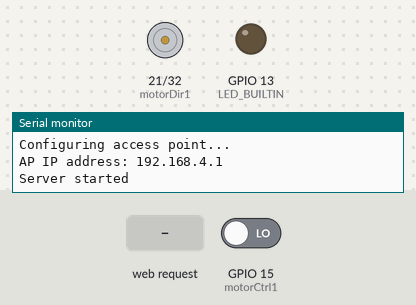
Recording of a sketch running on a simulated ESP32. Parts: motor-driver pin pairs drawn as motors (green arrow = first pin HIGH = forward, orange = second pin HIGH = backward, longer = more drive, scaled by the enable pin), output pins drawn as LEDs (lit = HIGH), the last lines printed to the serial monitor. Inputs (shaded band) come from the test bench; at power-on: GPIO 15 (motorCtrl1) LOW.

Above: at 1.2 s.
1.3 s: HTTP request GET /H received
At 2.5 s:
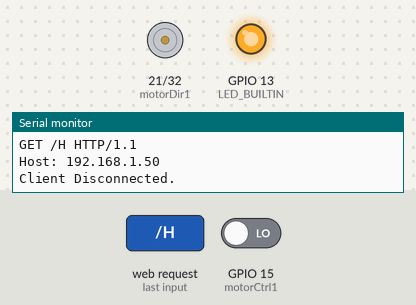
2.8 s: HTTP request GET /D received
4.3 s: HTTP request GET /L received
At 4.7 s:
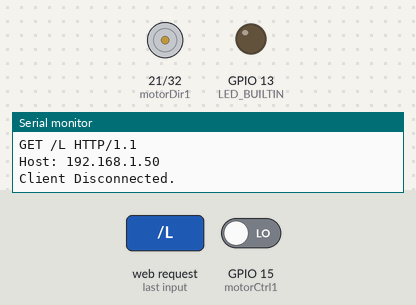
5.8 s: HTTP request GET /O received
At 7.0 s:
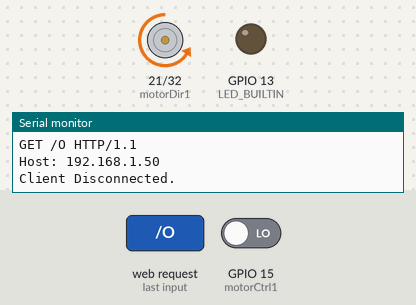
7.3 s: HTTP request GET /H received
At 8.2 s:
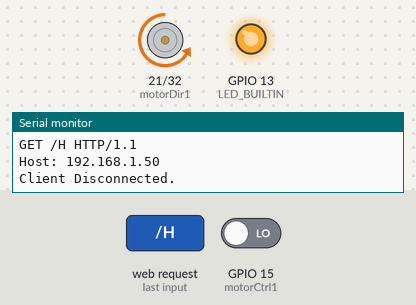
8.8 s: HTTP request GET /D received
At 9.4 s:
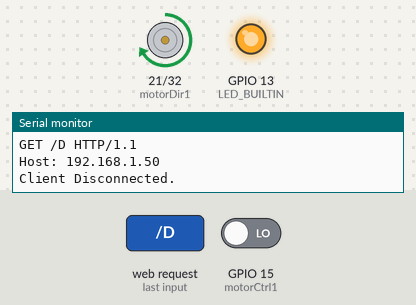
Timing chart, 0 to 11.3 s (numbered marks = the images above; inputs shaded):
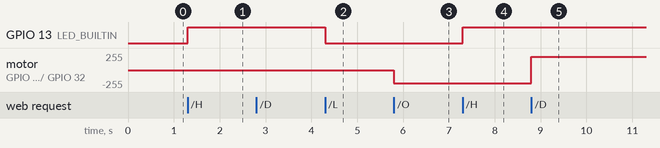

The sketch:

wifitest.ino
```cpp
/*
  WiFiAccessPoint.ino creates a WiFi access point and provides a web server on it.

  Steps:
  1. Connect to the access point "yourAp"
  2. Point your web browser to http://192.168.4.1/H to turn the LED on or http://192.168.4.1/L to turn it off
     OR
     Run raw TCP "GET /H" and "GET /L" on PuTTY terminal with 192.168.4.1 as IP address and 80 as port

  Created for arduino-esp32 on 04 July, 2018
  by Elochukwu Ifediora (fedy0)
*/

#include <WiFi.h>
#include <WiFiClient.h>
#include <WiFiAP.h>

#define LED_BUILTIN 13   // Set the GPIO pin where you connected your test LED or comment this line out if your dev board has a built-in LED
#define EncoderOutput 823

// Set these to your desired credentials.
const char *ssid = "yourAP";
const char *password = "yourPassword";


int motorSpeed = 33;  // PWM pin
int motorDir1  = 21;  // Pin 2 of L293
int motorDir2  = 32;  // Pin 7 of L293
int motorCtrl1 = 15;
int motorCtrl2 = 27;

volatile long int encoder_pos = 0;
volatile long encoderValue = 0;

int interval = 1000;
long PrevTime = 0;
long CurrentTime = 0;
int rpm = 0;

// PWM properties
const int freq = 30000;
const int ledChannel = 0;
const int resolution = 8;


int       motorDirection = 1;//default direction of rotation
const int motorStep = 5;// 5 is 5/255 every time button is pushed
int       motorCurrentSpeed = 200;// variable holding the light output value (initial value) 200 means 200/255
const int minSpeed=20; //Minimum speed of the motor
const int maxSpeed=255; // Maximum speed of the motor
int       motorState=HIGH; //Displays state of motor (HIGH means STOP) and LOW means Start
int       motorSwitch = 1; // Switches the state of motor (1 means HIGH) and 0 means LOW
const int motorStop = 0;

WiFiServer server(80);


void setup() {

  pinMode(LED_BUILTIN, OUTPUT);
  pinMode(motorDir1, OUTPUT);
  pinMode(motorDir2, OUTPUT);
  pinMode(motorSpeed, OUTPUT);

  pinMode(motorCtrl1, INPUT);
  pinMode(motorCtrl2, INPUT);
  attachInterrupt(digitalPinToInterrupt(motorCtrl1), encoder, RISING);

  ledcSetup(ledChannel, freq, resolution);
  ledcAttachPin(motorSpeed, ledChannel);

  digitalWrite(motorDir1,HIGH);
  digitalWrite(motorDir2,LOW);

  Serial.begin(115200);
  Serial.println();
  Serial.println("Configuring access point...");

  // You can remove the password parameter if you want the AP to be open.
  WiFi.softAP(ssid, password);
  IPAddress myIP = WiFi.softAPIP();
  Serial.print("AP IP address: ");
  Serial.println(myIP);
  server.begin();

  Serial.println("Server started");
  PrevTime= millis();
  encoderValue = 0;
}

void loop() {
  WiFiClient client = server.available();   // listen for incoming clients

  if (client) {                             // if you get a client,
    Serial.println("New Client.");           // print a message out the serial port
    String currentLine = "";                // make a String to hold incoming data from the client
    while (client.connected()) {            // loop while the client's connected
      if (client.available()) {             // if there's bytes to read from the client,
        char c = client.read();             // read a byte, then
        Serial.write(c);                    // print it out the serial monitor
        if (c == '\n') {                    // if the byte is a newline character

          // if the current line is blank, you got two newline characters in a row.
          // that's the end of the client HTTP request, so send a response:
          if (currentLine.length() == 0) {
            // HTTP headers always start with a response code (e.g. HTTP/1.1 200 OK)
            // and a content-type so the client knows what's coming, then a blank line:
            client.println("HTTP/1.1 200 OK");
            client.println("Content-type:text/html");
            client.println();

            // the content of the HTTP response follows the header:
            client.print("Click <a href=\"/H\">here</a> to turn ON the LED.<br>");
            client.print("Click <a href=\"/L\">here</a> to turn OFF the LED.<br>");
            client.print("Click <a href=\"/F\">here</a> to make the motor go faster.<br>");
            client.print("Click <a href=\"/S\">here</a> to make the motor go slower.<br>");
            client.print("Click <a href=\"/D\">here</a> to make the motor switch directions.<br>");
            client.print("Click <a href=\"/O\">here</a> to turn ON/OFF the motor.<br>");

            // The HTTP response ends with another blank line:
            client.println();
            // break out of the while loop:
            break;
          } else {    // if you got a newline, then clear currentLine:
            currentLine = "";
          }
        } else if (c != '\r') {  // if you got anything else but a carriage return character,
          currentLine += c;      // add it to the end of the currentLine
        }

        // Check to see if the client request was "GET /H" or "GET /L":
        if (currentLine.endsWith("GET /H")) {
          digitalWrite(LED_BUILTIN, HIGH);               // GET /H turns the LED on
        }
        if (currentLine.endsWith("GET /L")) {
          digitalWrite(LED_BUILTIN, LOW);                // GET /L turns the LED off
        }
        if (currentLine.endsWith("GET /F")) {            // GET /F speeds up the motor
          if (motorState == LOW ) {
            if (motorCurrentSpeed == maxSpeed) {
              motorCurrentSpeed=maxSpeed;
            }
            else {
              motorCurrentSpeed=motorCurrentSpeed+motorStep;
            }
            ledcWrite(ledChannel, motorCurrentSpeed);
          }
        }
       if (currentLine.endsWith("GET /S")) {             // GET /S slows down the motor
          if (motorState == LOW ) {
            if (motorCurrentSpeed == minSpeed) {
              motorCurrentSpeed=minSpeed;
            }
            else {
              motorCurrentSpeed=motorCurrentSpeed-motorStep;
            }
            ledcWrite(ledChannel, motorCurrentSpeed);
          }
       }
       if (currentLine.endsWith("GET /D")) {            // GET /D changes the direction of the motor
        if (motorDirection == 1){
          digitalWrite(motorDir1,LOW);
          digitalWrite(motorDir2,HIGH);
          motorDirection = 0;
        }
        else{
          digitalWrite(motorDir1,HIGH);
          digitalWrite(motorDir2,LOW);
          motorDirection=1;
        }
       }
       if (currentLine.endsWith("GET /O")) {           // GET /O turns on/off the motor
        if (motorSwitch == 1){
          motorState = LOW;
          motorSwitch = 0;
          ledcWrite(ledChannel, motorCurrentSpeed);

        }
        else{
          motorState = HIGH;
          motorSwitch = 1;
          ledcWrite(ledChannel,motorStop);
        }
       }
      }
      //Serial.println(encoder_pos);

    }
    // close the connection:
    client.stop();

    Serial.println("Client Disconnected.");
  }
      CurrentTime = millis();
      if (CurrentTime - PrevTime > interval){
        PrevTime = CurrentTime;
        rpm = (float)(encoderValue * 60 / EncoderOutput);
        if (rpm > 0) {
          Serial.print(encoderValue);
          Serial.print(" pulse / ");
          Serial.print(EncoderOutput);
          Serial.print(" pulse per rotation x 60 seconds = ");
          Serial.print(rpm);
          Serial.println(" RPM");
        }
        encoderValue = 0;
      }
}

void encoder(){
  encoderValue++;
  if (digitalRead(motorCtrl2) == HIGH){
    encoder_pos++;
  }else{
    encoder_pos--;
  }
}
```

Measured:
- after the input at 1.3 s, GPIO 13 (LED_BUILTIN): LOW → HIGH at once
- after the input at 4.3 s, GPIO 13 (LED_BUILTIN): HIGH → LOW at once
- after the input at 5.8 s, motor on GPIO 21 (motorDir1) / GPIO 32 (motorDir2): stopped → backward 199/255 at once
- after the input at 7.3 s, GPIO 13 (LED_BUILTIN): LOW → HIGH at once
- after the input at 8.8 s, motor on GPIO 21 (motorDir1) / GPIO 32 (motorDir2): backward 199/255 → forward 199/255 at once
